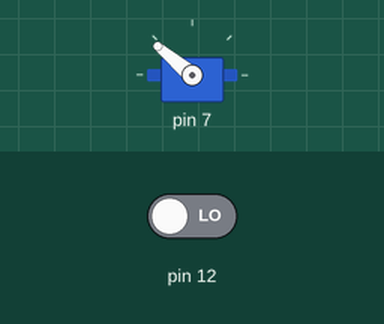
Simulated run of this sketch. Board: Arduino Uno, built with avr-gcc and run on an emulated ATmega328P. On the bench: servo. The inputs (shaded band) are chosen by the test bench; at power-on: pin 12 LOW. What the sketch prints to the serial monitor is not drawn.

Above: at 1.9 s.
2.0 s: pin 12 driven HIGH
At 2.16 s:
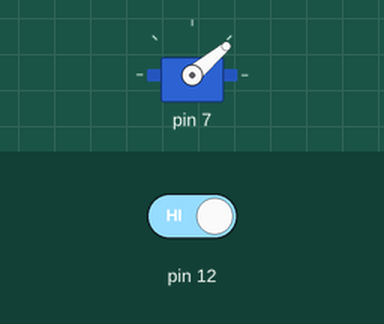
At 3.4 s:
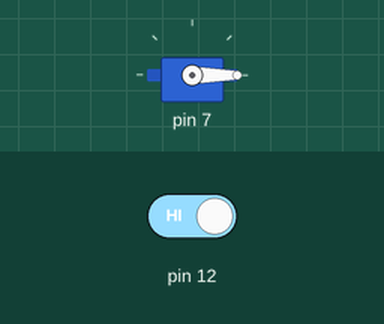
3.7 s: pin 12 driven LOW
At 4.16 s:
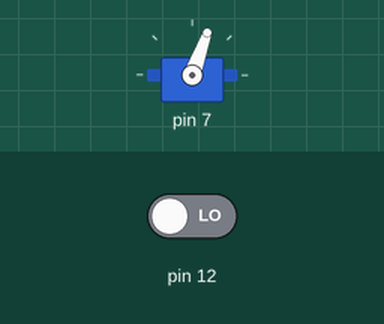
Timing chart, 0 to 12.8 s (numbered marks = the images above; inputs shaded):
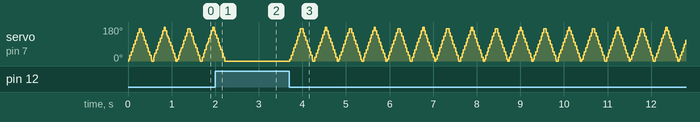

Measured:
- after the input at 2.0 s, servo on pin 7: goes on until 2.2 s, then stays 0°

The sketch:

servoTestButton.ino
```cpp
#include <Servo.h>

const int buttonPin(12);
const int servoPin(7);
Servo serv0;

void setup() {
	serv0.attach(servoPin);
	pinMode(buttonPin, INPUT);
	Serial.begin(9600);
}

void moveServo();

void loop() {

	bool buttonState = digitalRead(buttonPin);

	if (!buttonState) {
		Serial.print("Pressed");
		moveServo();
	}
}

void moveServo() {

	for (int pos(0); pos < 180; pos += 10) {

    serv0.write(pos);
    delay(15);
  }

  for (int pos(180); pos >= 0; pos -= 10) {

    serv0.write(pos);
    delay(15);
  }
}
```
